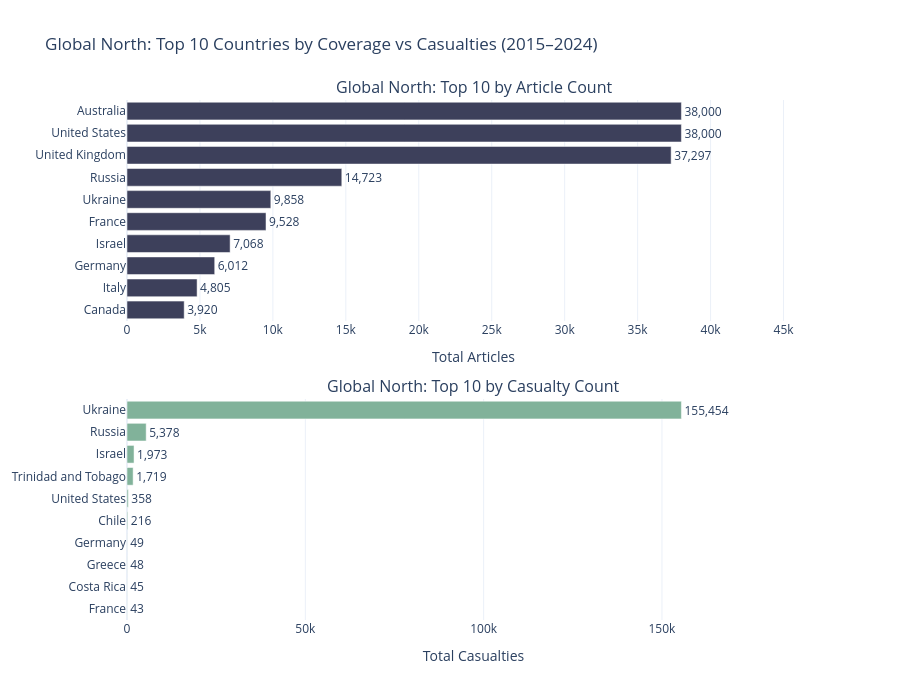
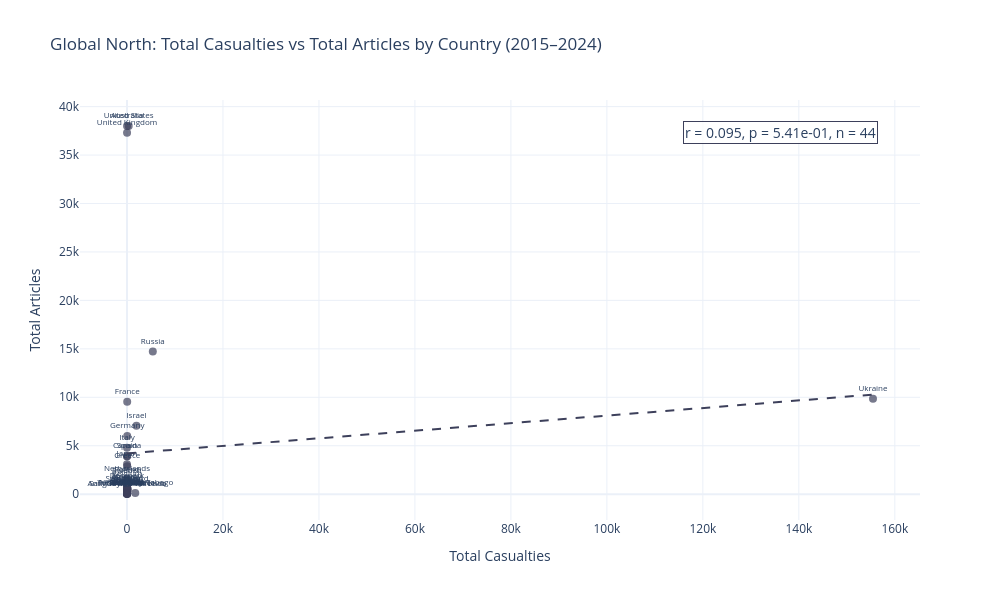

The notebook cell these images were saved under, in order:
### Markdown cell above
As we already found out there was correlation between casualties and articles in Global South, we first find out whether top 10 countries with highest casualties were also top 10 countries with highest number of articles. The bar chart show that 5/10 countries appeared in both list

To find out whether the correlation still hold, we will also plot scatter graph between casualties and articles by country.

The above plot show there was statistically significant medium positive correlation of 0.330, indicates the Guardian does respond to casualties spike in this region

### Code cell
fig_gn_bars = build_top10_bars(
    master, 'Global North', '#3D405B', '#81B29A',
    'Global North: Top 10 Countries by Coverage vs Casualties (2015–2024)'
)
fig_gn_bars.show()

fig_gn_scatter = build_scatter(
    master, 'Global North', '#3D405B',
    'Global North: Total Casualties vs Total Articles by Country (2015–2024)'
)
fig_gn_scatter.show()

### Figure 1 — Plotly figure (JSON) as saved in the notebook; plotly's stock layout.template omitted (floating-point values rounded to 4 significant figures)
{"data": [{"hovertemplate": "<b>%{y}</b><br>Articles: %{x:,}<extra></extra>", "marker": {"color": "#3D405B"}, "orientation": "h", "text": ["3,920", "4,805", "6,012", "7,068", "9,528", "9,858", "14,723", "37,297", "38,000", "38,000"], "textposition": "outside", "type": "bar", "x": [3920, 4805, 6012, 7068, 9528, 9858, 14723, 37297, 38000, 38000], "xaxis": "x", "y": ["Canada", "Italy", "Germany", "Israel", "France", "Ukraine", "Russia", "United Kingdom", "United States", "Australia"], "yaxis": "y"}, {"hovertemplate": "<b>%{y}</b><br>Casualties: %{x:,.0f}<extra></extra>", "marker": {"color": "#81B29A"}, "orientation": "h", "text": ["43", "45", "48", "49", "216", "358", "1,719", "1,973", "5,378", "155,454"], "textposition": "outside", "type": "bar", "x": [43, 45, 48, 49, 216, 358, 1719, 1973, 5378, 155454], "xaxis": "x2", "y": ["France", "Costa Rica", "Greece", "Germany", "Chile", "United States", "Trinidad and Tobago", "Israel", "Russia", "Ukraine"], "yaxis": "y2"}], "layout": {"annotations": [{"font": {"size": 16}, "showarrow": false, "text": "Global North: Top 10 by Article Count", "x": 0.5, "xanchor": "center", "xref": "paper", "y": 1, "yanchor": "bottom", "yref": "paper"}, {"font": {"size": 16}, "showarrow": false, "text": "Global North: Top 10 by Casualty Count", "x": 0.5, "xanchor": "center", "xref": "paper", "y": 0.425, "yanchor": "bottom", "yref": "paper"}], "height": 700, "showlegend": false, "title": {"text": "Global North: Top 10 Countries by Coverage vs Casualties (2015–2024)"}, "width": 900, "xaxis": {"anchor": "y", "domain": [0, 1], "range": [0, 47500], "title": {"text": "Total Articles"}}, "xaxis2": {"anchor": "y2", "domain": [0, 1], "range": [0, 194300.0], "title": {"text": "Total Casualties"}}, "yaxis": {"anchor": "x", "domain": [0.575, 1]}, "yaxis2": {"anchor": "x2", "domain": [0, 0.425]}}}

### Figure 2 — Plotly figure (JSON) as saved in the notebook; plotly's stock layout.template omitted (floating-point values rounded to 4 significant figures)
{"data": [{"hovertemplate": "<b>%{text}</b><br>Casualties: %{x:,.0f}<br>Articles: %{y:,}<extra></extra>", "marker": {"color": "#3D405B", "opacity": 0.7, "size": 8}, "mode": "markers+text", "text": ["Antigua and Barbuda", "Australia", "Austria", "Bahamas", "Barbados", "Belgium", "Canada", "Chile", "Costa Rica", "Croatia", "Cyprus", "Denmark", "Estonia", "Finland", "France", "Germany", "Greece", "Guyana", "Iceland", "Israel", "Italy", "Japan", "Latvia", "Lithuania", "Netherlands", "New Caledonia", "Norway", "Panama", "Poland", "Portugal", "Romania", "Russia", "Saint Kitts and Nevis", "Seychelles", "Slovakia", "Slovenia", "Spain", "Sweden", "Switzerland", "Trinidad and Tobago", "Ukraine", "United Kingdom", "United States", "Uruguay"], "textfont": {"size": 8}, "textposition": "top center", "type": "scatter", "x": [6, 7, 6, 6, 2, 9, 12, 216, 45, 3, 2, 1, 1, 2, 43, 49, 48, 13, 3, 1973, 2, 1, 1, 1, 3, 19, 3, 26, 3, 3, 5, 5378, 1, 2, 3, 1, 5, 1, 2, 1719, 155454, 11, 358, 7], "y": [46, 38000, 623, 121, 99, 1015, 3920, 489, 97, 230, 314, 803, 168, 479, 9528, 6012, 2875, 73, 294, 7068, 4805, 3083, 93, 175, 1593, 73, 728, 106, 1414, 508, 320, 14723, 19, 24, 206, 109, 3913, 1359, 572, 121, 9858, 37297, 38000, 75]}, {"line": {"color": "#3D405B", "dash": "dash", "width": 2}, "mode": "lines", "showlegend": false, "type": "scatter", "x": [1.0, 1571.0, 3141.0, 4712.0, 6282.0, 7852.0, 9422.0, 10990.0, 12560.0, 14130.0, 15700.0, 17270.0, 18840.0, 20410.0, 21980.0, 23550.0, 25120.0, 26690.0, 28270.0, 29840.0, 31410.0, 32980.0, 34550.0, 36120.0, 37690.0, 39260.0, 40830.0, 42400.0, 43970.0, 45540.0, 47110.0, 48680.0, 50250.0, 51820.0, 53390.0, 54960.0, 56530.0, 58100.0, 59670.0, 61240.0, 62810.0, 64380.0, 65950.0, 67520.0, 69090.0, 70660.0, 72230.0, 73800.0, 75370.0, 76940.0, 78510.0, 80080.0, 81650.0, 83220.0, 84790.0, 86360.0, 87930.0, 89500.0, 91070.0, 92640.0, 94210.0, 95790.0, 97360.0, 98930.0, 100500.0, 102100.0, 103600.0, 105200.0, 106800.0, 108300.0, 109900.0, 111500.0, 113100.0, 114600.0, 116200.0, 117800.0, 119300.0, 120900.0, 122500.0, 124000.0, 125600.0, 127200.0, 128800.0, 130300.0, 131900.0, 133500.0, 135000.0, 136600.0, 138200.0, 139800.0, 141300.0, 142900.0, 144500.0, 146000.0, 147600.0, 149200.0, 150700.0, 152300.0, 153900.0, 155500.0], "y": [4204.0, 4265.0, 4326.0, 4388.0, 4449.0, 4511.0, 4572.0, 4633.0, 4695.0, 4756.0, 4817.0, 4879.0, 4940.0, 5001.0, 5063.0, 5124.0, 5185.0, 5247.0, 5308.0, 5369.0, 5431.0, 5492.0, 5554.0, 5615.0, 5676.0, 5738.0, 5799.0, 5860.0, 5922.0, 5983.0, 6044.0, 6106.0, 6167.0, 6228.0, 6290.0, 6351.0, 6412.0, 6474.0, 6535.0, 6596.0, 6658.0, 6719.0, 6781.0, 6842.0, 6903.0, 6965.0, 7026.0, 7087.0, 7149.0, 7210.0, 7271.0, 7333.0, 7394.0, 7455.0, 7517.0, 7578.0, 7639.0, 7701.0, 7762.0, 7824.0, 7885.0, 7946.0, 8008.0, 8069.0, 8130.0, 8192.0, 8253.0, 8314.0, 8376.0, 8437.0, 8498.0, 8560.0, 8621.0, 8682.0, 8744.0, 8805.0, 8867.0, 8928.0, 8989.0, 9051.0, 9112.0, 9173.0, 9235.0, 9296.0, 9357.0, 9419.0, 9480.0, 9541.0, 9603.0, 9664.0, 9725.0, 9787.0, 9848.0, 9910.0, 9971.0, 10030.0, 10090.0, 10150.0, 10220.0, 10280.0]}], "layout": {"annotations": [{"bgcolor": "rgba(255,255,255,0.8)", "bordercolor": "#3D405B", "borderwidth": 1, "font": {"size": 14}, "showarrow": false, "text": "r = 0.095, p = 5.41e-01, n = 44", "x": 0.95, "xanchor": "right", "xref": "x domain", "y": 0.95, "yanchor": "top", "yref": "y domain"}], "height": 600, "showlegend": false, "title": {"text": "Global North: Total Casualties vs Total Articles by Country (2015–2024)"}, "width": 1000, "xaxis": {"title": {"text": "Total Casualties"}}, "yaxis": {"title": {"text": "Total Articles"}}}}
